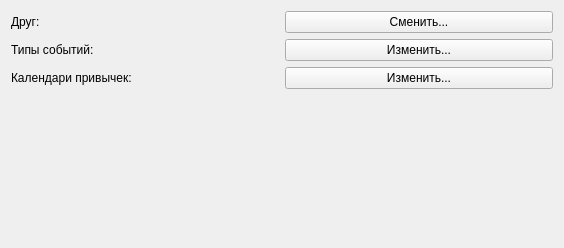
<?xml version="1.0" encoding="UTF-8"?>
<ui version="4.0">
 <class>settings_ui</class>
 <widget class="QWidget" name="settings_ui">
  <property name="geometry">
   <rect>
    <x>0</x>
    <y>0</y>
    <width>564</width>
    <height>248</height>
   </rect>
  </property>
  <property name="windowTitle">
   <string>Настройки</string>
  </property>
  <property name="windowIcon">
   <iconset>
    <normaloff>icons/sheet_icon.png</normaloff>icons/sheet_icon.png</iconset>
  </property>
  <layout class="QVBoxLayout" name="verticalLayout">
   <item>
    <layout class="QGridLayout" name="gridLayout">
     <item row="1" column="0">
      <widget class="QLabel" name="label_2">
       <property name="text">
        <string>Типы событий:</string>
       </property>
      </widget>
     </item>
     <item row="1" column="1">
      <widget class="QPushButton" name="change_types_btn">
       <property name="text">
        <string>Изменить...</string>
       </property>
      </widget>
     </item>
     <item row="0" column="1">
      <widget class="QPushButton" name="change_btn">
       <property name="text">
        <string>Сменить...</string>
       </property>
      </widget>
     </item>
     <item row="0" column="0">
      <widget class="QLabel" name="label">
       <property name="text">
        <string>Друг:</string>
       </property>
      </widget>
     </item>
     <item row="2" column="0">
      <widget class="QLabel" name="label_3">
       <property name="text">
        <string>Календари привычек:</string>
       </property>
      </widget>
     </item>
     <item row="2" column="1">
      <widget class="QPushButton" name="change_habbits_btn">
       <property name="text">
        <string>Изменить...</string>
       </property>
      </widget>
     </item>
    </layout>
   </item>
   <item>
    <spacer name="verticalSpacer">
     <property name="orientation">
      <enum>Qt::Vertical</enum>
     </property>
     <property name="sizeHint" stdset="0">
      <size>
       <width>20</width>
       <height>40</height>
      </size>
     </property>
    </spacer>
   </item>
  </layout>
 </widget>
 <resources/>
 <connections/>
</ui>
